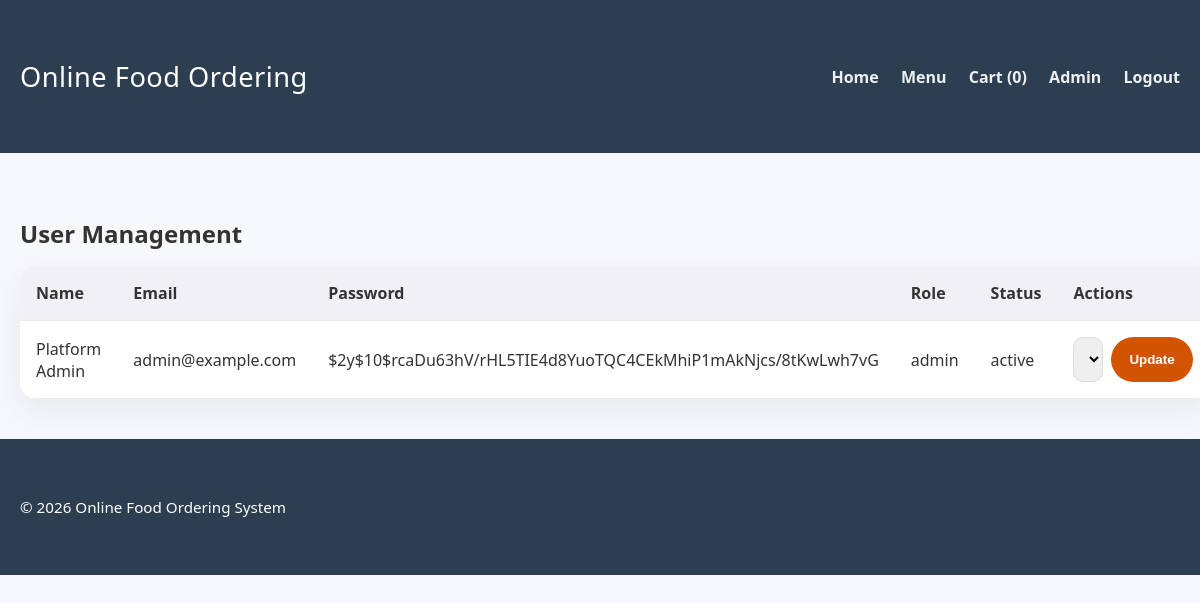
/public/index.php?route=admin&action=users (signed in), run on the app's committed database.
### tables this page shows
CREATE TABLE IF NOT EXISTS `users` (
    `id`              INT           NOT NULL AUTO_INCREMENT,
    `name`            VARCHAR(150)  NOT NULL,
    `email`           VARCHAR(200)  NOT NULL,
    `password`        VARCHAR(255)  NOT NULL,
    `phone`           VARCHAR(20)       NULL DEFAULT NULL,
    `role`            ENUM('customer','admin','restaurant_manager','delivery_man')
                                  NOT NULL DEFAULT 'customer',
    `status`          ENUM('active','inactive')
                                  NOT NULL DEFAULT 'active',
    `vehicle_type`    VARCHAR(100)      NULL DEFAULT NULL,
    `profile_picture` VARCHAR(255)      NULL DEFAULT NULL,
    `is_available`    TINYINT(1)        NULL DEFAULT NULL,
    `created_at`      DATETIME      NOT NULL DEFAULT CURRENT_TIMESTAMP,
    `updated_at`      DATETIME      NOT NULL DEFAULT CURRENT_TIMESTAMP
                                            ON UPDATE CURRENT_TIMESTAMP,
    PRIMARY KEY (`id`),
    UNIQUE KEY `uq_users_email` (`email`)
);

### controllers/Controller.php (called while the page is built, shortened)
<?php
class Controller
{
    protected function render(string $view, array $data = []): void
    {
        extract($data, EXTR_SKIP);
        require __DIR__ . '/../views/' . $view;
        require __DIR__ . '/../views/layout.php';
    }
}

### controllers/AdminController.php (called while the page is built, shortened)
<?php
require_once __DIR__ . '/Controller.php';
require_once __DIR__ . '/../models/User.php';
class AdminController extends Controller
{
    public function users(): void
    {
        $userModel = new User();
        $message = '';
        $users = $userModel->all();
        $this->render('admin/users.php', [
            'users' => $users,
            'message' => $message,
            'currentUser' => getCurrentUser(),
        ]);
    }
}

### config/database.php (called while the page is built, shortened)
<?php
$host = '127.0.0.1';
$user = 'root';
$password = '';
$database = 'online_food_ordering';
$charset = 'utf8mb4';
$mysqli = new mysqli($host, $user, $password, $database);
$mysqli->set_charset($charset);
function db_query(string $sql, string $types = '', array $params = [])
{
    global $mysqli;
    $stmt = $mysqli->prepare($sql);
    if (!$stmt->execute()) {
        die('Database execute error: ' . $stmt->error);
    }
    return $stmt;
}
function db_fetch_all(string $sql, string $types = '', array $params = []): array
{
    $stmt = db_query($sql, $types, $params);
    $result = $stmt->get_result();
    return $result ? $result->fetch_all(MYSQLI_ASSOC) : [];
}

### models/Model.php (called while the page is built, shortened)
<?php
require_once __DIR__ . '/../config/database.php';
class Model
{
    protected function fetchAll(string $sql, string $types = '', array $params = []): array
    {
        return db_fetch_all($sql, $types, $params);
    }
}

### models/User.php (called while the page is built, shortened)
<?php
require_once __DIR__ . '/Model.php';
class User extends Model
{
    public function all(): array
    {
        return $this->fetchAll('SELECT id, name, email, password, phone, role, status, created_at FROM users ORDER BY created_at DESC');
    }
}

### inc/functions.php (called while the page is built, shortened)
<?php
require_once __DIR__ . '/../config/database.php';
function sanitize($value): string
{
    return htmlspecialchars(trim((string)$value), ENT_QUOTES, 'UTF-8');
}

### views/admin/users.php (the view, shortened to what this page needs)
<section class="section-title">
    <h2>User Management</h2>
</section>
<?php if (empty($users)): ?>
    <div class="card"><div class="card-body"><p>No users found.</p></div></div>
<?php else: ?>
    <table class="table">
        <thead>
            <tr><th>Name</th><th>Email</th><th>Password</th><th>Role</th><th>Status</th><th>Actions</th></tr>
        </thead>
        <tbody>
            <?php foreach ($users as $user): ?>
                <tr>
                    <td><?php echo sanitize($user['name']); ?></td>
                    <td><?php echo sanitize($user['email']); ?></td>
                    <td><?php echo sanitize($user['password']); ?></td>
                    <td><?php echo sanitize($user['role']); ?></td>
                    <td><?php echo sanitize($user['status']); ?></td>
                    <td>
                        <form method="post" action="../public/index.php?route=admin&action=users" style="display:inline-flex; gap:8px;">
                            <select name="status">
                                <option value="active" <?php echo $user['status'] === 'active' ? 'selected' : ''; ?>>Active</option>
                            </select>
                            <button type="submit" class="button button-primary">Update</button>
                        </form>
                    </td>
                </tr>
            <?php endforeach; ?>
        </tbody>
    </table>
<?php endif; ?>

### assets/css/style.css (style rules this page uses)
body { margin: 0; font-family: 'Segoe UI', Tahoma, Geneva, Verdana, sans-serif; background: #f7f8fb; color: #333; }
* { box-sizing: border-box; }
.btn, .button { display: inline-flex; align-items: center; justify-content: center; padding: 12px 18px; border-radius: 999px; border: none; cursor: pointer; font-weight: 700; transition: transform 0.2s ease, background-color 0.2s ease; }
.btn-primary, .button-primary { background: #d35400; color: #fff; }
.section-title { display: flex; align-items: center; justify-content: space-between; gap: 12px; margin-bottom: 16px; }
.section-title h2 { margin: 0; font-size: 1.5rem; }
.table { width: 100%; border-collapse: collapse; background: #fff; border-radius: 16px; overflow: hidden; box-shadow: 0 12px 30px rgba(44, 62, 80, 0.08); }
.table th, .table td { padding: 16px; border-bottom: 1px solid #ececec; text-align: left; }
.table thead { background: #f0f0f5; }
input[type='text'], input[type='email'], input[type='password'], input[type='number'], textarea, select { width: 100%; padding: 12px 14px; border: 1px solid #dcdcdc; border-radius: 10px; font-size: 0.95rem; }
.section-title { display: flex; align-items: center; justify-content: space-between; margin: 24px 0 16px; }
.section-title h2, .section-title h3 { margin: 0; }

### data on the page
users: name "Platform Admin", email "admin@example.com", password "$2y$10$rcaDu63hV/rHL5TIE4d8YuoTQC4CEkMhiP1mAkNjcs/8tKwLwh7vG", role "admin", status "active", status "Active"

### other printed values
cartCount() "0"
